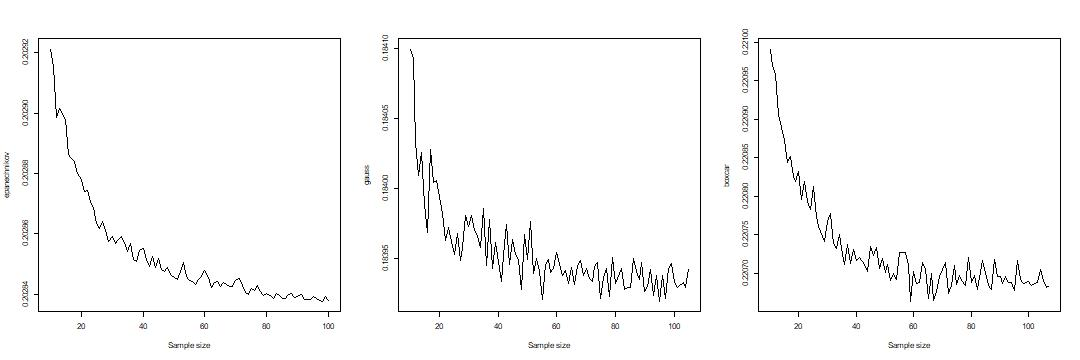

R code for this plot:
Run = function(n=200,h = 5,mu=0,sd =1,k = "gaussian")
{
	x= rnorm(n,mu,sd)
	z= density(x,bw = h , kernel =k)
	df = approxfun(z)
	f = function(x)
	{
		return((df(x)-dnorm(x,mu,sd))^2)
	}
	ise = integrate(f,lower = min(z$x), upper = max(z$x))$value
	return(ise)
}
Imse = function(iter=1000,n=200,mu =0 , sd =1,h = 5,k = "gaussian")
{
	x = rep(n,iter)
	f = function(x)
	{
		return(Run(x,mu =mu ,sd =  sd,h= h,k = k))
	}
	z=sapply(x,f)
	return(Reduce('+',z)/iter)

}

main = function(...)
{
	n= 10:100
	eff1= 0.9511
	eff2 = 0.9295
	f = function(x,...)
	{
		return(Imse(n=x,...))
	}
	epanechnikov = sapply(n,function(x) f(x,k = "epanechnikov"))
	gauss = sapply(floor(n/eff1),function(x) f(x,k = "gaussian"))
	boxcar = sapply(floor(n/eff2),function(x) f(x,k = "rectangular"))
	jpeg("pr3.jpg" , width = 1080 , height = 360)
	par(mfrow =c(1,3))
	plot(n ,epanechnikov , ty ='l', xlab = "Sample size")
	plot(floor(n/eff1), gauss, ty ='l', xlab = "Sample size")
	plot(floor(n/eff2), boxcar, ty = 'l',xlab = "Sample size")
	dev.off()
}
main(iter =100)
